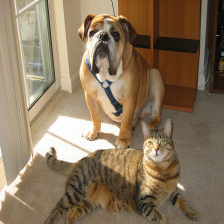
#> input picture amrit/explain/saliency/images/cat_dog.png, 224 x 224 px
$ python -i transforms.py   (imports and definitions only)
#> lines starting #> are read from the running program, lines starting #| are printed output that depends on the picture
#> further down, picture is the input picture: shape (224, 224, 3); mean B, G, R 92.6, 116.8, 136.1
import gzip
from random import randint
from typing import Any, Callable, Dict, List, Mapping, Optional, Tuple, Union

import cv2
import numpy as np
from scipy.ndimage import find_objects as sp_find_objects
from scipy.ndimage import label as sp_label
from skimage import filters


# [44 lines left out: functions np_compress, np_decompress, not called in this run]


def type_check(im: Union[np.ndarray, dict]) -> np.ndarray:
    """
    Returns numpy array if the input is a dict
    Args:
        im: numpy array or a dict

    Returns:
        numpy array

    """
    if isinstance(im, np.ndarray):
        return im
    elif isinstance(im, dict):
        return im["input"]


# [6 lines left out: function give_shape_2dslice, not called in this run]


def scale(arr: np.ndarray) -> np.ndarray:
    """
    scales all values of numpy array to [0,1]
    Args:
        arr: numpy array

    Returns:
        scaled array

    """
    # TODO assertion on type of numpy array ?
    eps = 1e-10
    if arr.dtype in [np.float64, np.float32, np.float16]:
        eps = np.finfo(arr.dtype).eps
    arr = arr - arr.min()
    arr = arr / (arr.max() + eps)
    return arr


# [33 lines left out: functions cast_uint8, clip, not called in this run]


def _good_return(im: Union[np.ndarray, dict], out: np.ndarray) -> Optional[Union[np.ndarray, dict]]:
    """
    returns 'out' as np.ndarray if the input 'im' is an ndarray
    inserts out into im['input'] if the input 'im' is a dict
    Args:
        im: np.ndarray or dict
        out: np.ndarray

    Returns:
        returns the same type as input

    """
    if isinstance(im, np.ndarray):
        return out
    elif isinstance(im, dict):
        im["input"] = out
        return im
    return None


# [457 lines left out: functions squeeze, sparse, range_scale, get_borders, get_indices_from_2dslice, get_borders_with_scipy and 15 more, not called in this run]


def smooth_norm(inp: Union[np.ndarray, dict]) -> Union[np.ndarray, dict]:
    """
    Helps extract smooth and sharp features in an image
    iteratively add and subtract smoothed copies of image
    Args:
        inp: np.ndarray or dict

    Returns:
        transformed image

    """
    im = type_check(inp)
    blur1 = filters.gaussian(im, 7)
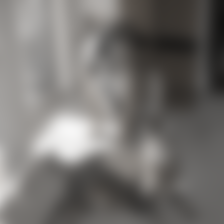
#> blur1: shape (224, 224, 3) float64; mean B, G, R 0.44, 0.45, 0.46
    blur2 = filters.gaussian(blur1, 7)
    blur3 = filters.gaussian(blur2, 7)
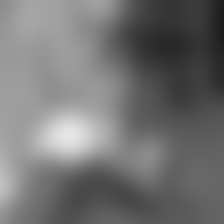
#> blur3: shape (224, 224, 3) float64; mean B, G, R 0.45, 0.45, 0.45
    im = im - blur1 + blur2 - blur3
    return _good_return(inp, scale(im))


# [202 lines left out: functions get_topi, get_bottomi, centroid, mean_with_nonzero_std, largest_connected_component, get_convex_hull and 3 more, not called in this run]

>>> import cv2
>>> picture = cv2.imread('../../../explain/saliency/images/cat_dog.png')
>>> result = smooth_norm(picture)
